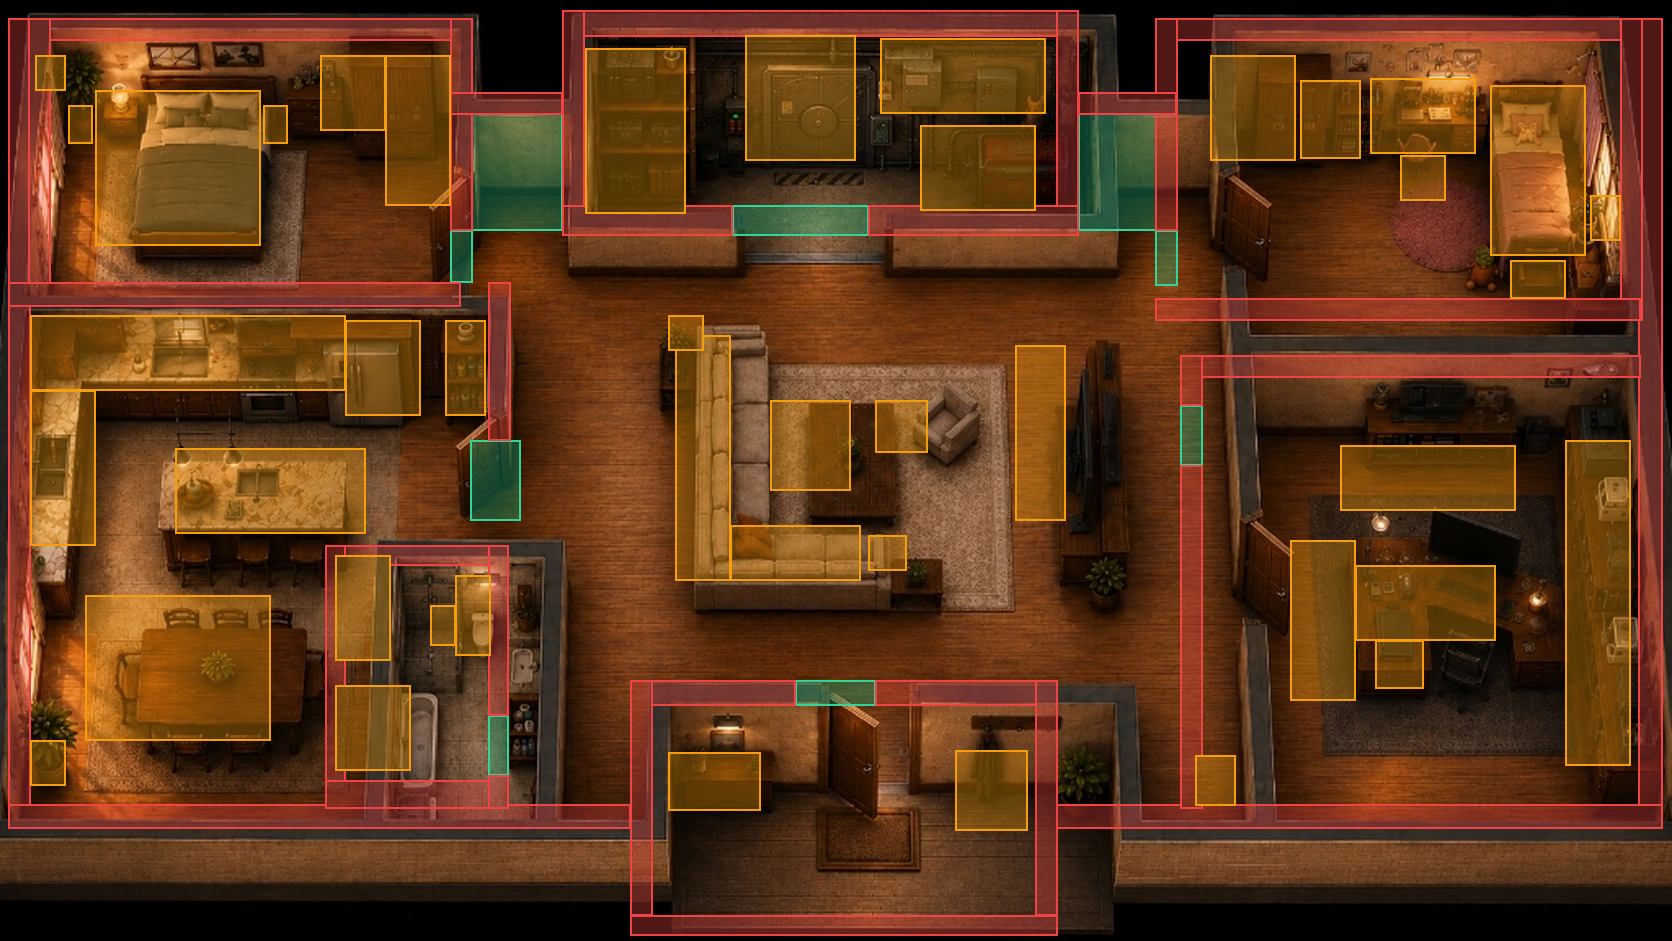

Write Python code to recreate this figure.
from PIL import Image, ImageDraw, ImageFont
import sys
import os
sys.path.append(os.path.dirname(__file__))
from candidate_colliders import CANDIDATE_COLLIDERS as NEW_COLLIDERS, CANDIDATE_WALKABLE_OPENINGS as WALKABLE_OPENINGS

bg = Image.open('src/assets/backgrounds/scavenger_house_map.webp').convert('RGBA')
overlay = Image.new('RGBA', bg.size, (0, 0, 0, 0))
draw = ImageDraw.Draw(overlay)

# Render
for d in WALKABLE_OPENINGS:
    draw.rectangle([d['x'], d['y'], d['x'] + d['w'], d['y'] + d['h']], fill=(16, 185, 129, 85), outline=(52, 211, 153, 255), width=2)

for c in NEW_COLLIDERS:
    if c['type'] == 'wall':
        draw.rectangle([c['x'], c['y'], c['x'] + c['w'], c['y'] + c['h']], fill=(239, 68, 68, 85), outline=(239, 68, 68, 255), width=2)
    else:
        draw.rectangle([c['x'], c['y'], c['x'] + c['w'], c['y'] + c['h']], fill=(245, 158, 11, 85), outline=(245, 158, 11, 255), width=2)

result = Image.alpha_composite(bg, overlay)
result.save('scripts/test_new_colliders.png')
print(f"Rendered {len(NEW_COLLIDERS)} colliders and {len(WALKABLE_OPENINGS)} walkable openings to scripts/test_new_colliders.png")
